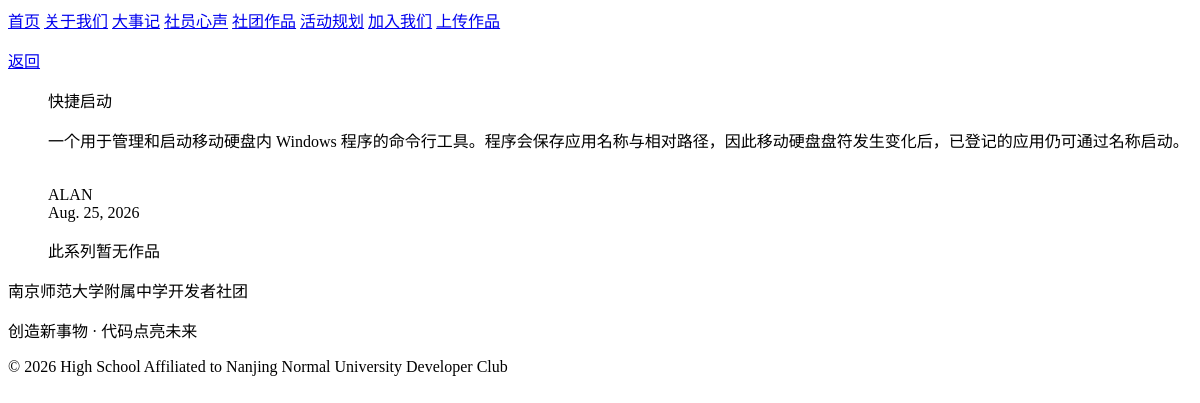
The app's page /products/disk_link/, older data.
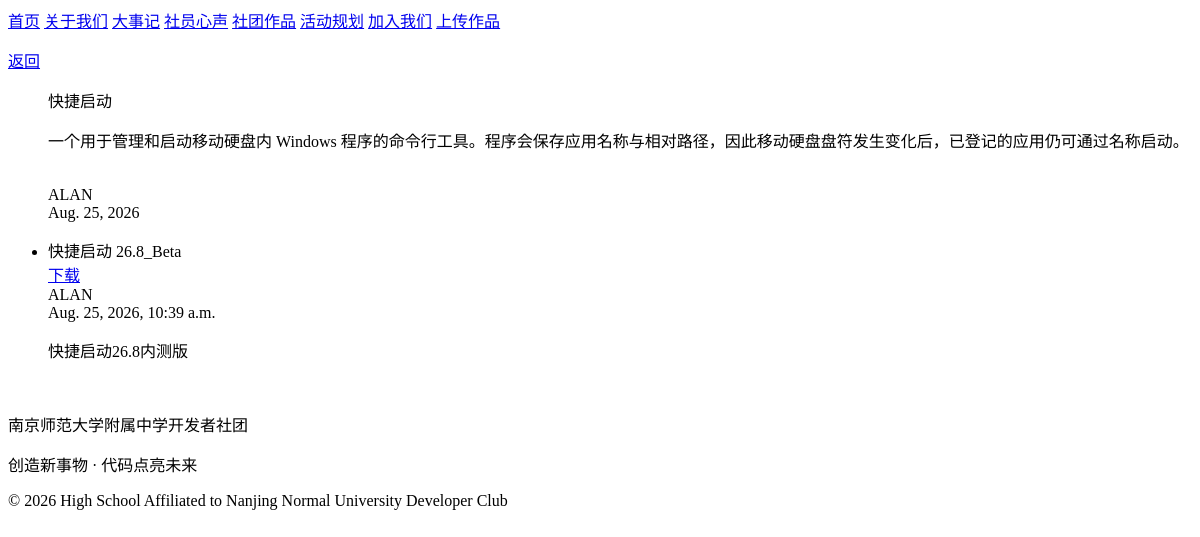
The same page, newer data.
### products/models.py (models this page shows, shortened)
class Product(models.Model):
    series = models.ForeignKey(Series, on_delete=models.CASCADE)
    name = models.CharField(max_length=100)
    author = models.CharField(max_length=100)
    date_added = models.DateTimeField(auto_now_add=True)
    intro = models.TextField()
    file = models.FileField(upload_to="products/%Y/%m/")

### products/views.py (the view)
# urls.py: path('<str:bango>/', views.single_series, name='single_series'),
def single_series(request, bango):
    series = Series.objects.get(bango=bango)
    products = series.product_set.order_by('-date_added')
    context = {'series': series, 'products': products}
    return render(request, 'products/product.html', context)

### products/templates/products/product.html
{% extends 'website_index/base.html' %}
{% block content %}
<a href="{% url 'products:all_products' %}">返回</a>
<ul>
  <p>
    {{ series.name }}<br>
    {{ series.intro|linebreaks }}<br>
    {{ series.author }}<br>
    {{ series.date_added}}<br>
  </p>
    {% for product in products %}
      <li>
        {{ product.name }}<br>
        <a href="{% url 'products:download_file' product.id %}">下载</a><br>
        {{ product.author}}<br>
        {{ product.date_added}}<br>
        {{ product.intro|linebreaks }}<br>
      </li>
    {% empty %}
      <p>此系列暂无作品</p>
    {% endfor %}
</ul>
{% endblock content %}

Row changes from the older to the newer data that the page shows:
added Product: name "快捷启动 26.8_Beta", author "ALAN", date_added "Aug. 25, 2026, 10:39 a.m.", intro "快捷启动26.8内测版"
Text that changed along with them:
text no longer shown: "此系列暂无作品"
